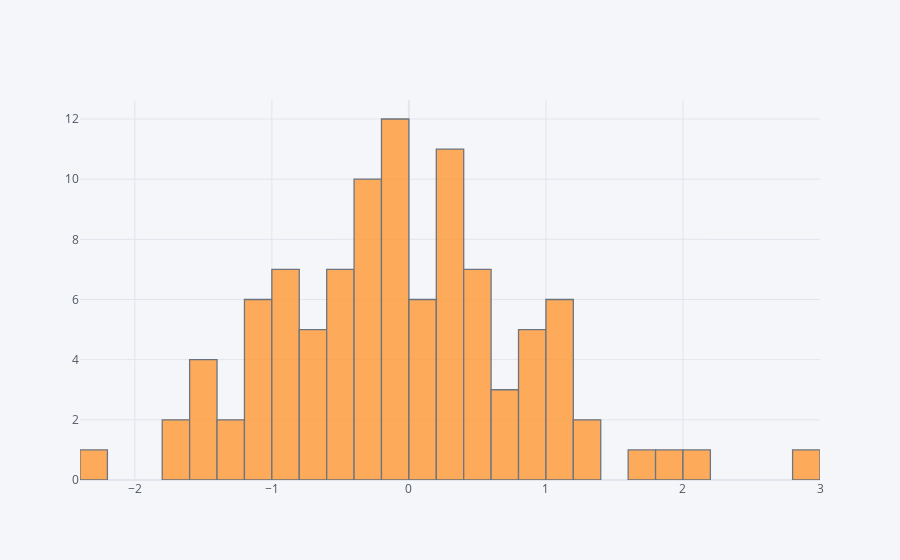

Here is the notebook cell this chart was saved with:
### Code cell
df['A'].iplot(kind='hist',bins=30)

### Figure 1 — Plotly figure (JSON) as saved in the notebook; plotly's stock layout.template omitted (floating-point values rounded to 4 significant figures)
{"data": [{"histfunc": "count", "histnorm": "", "marker": {"color": "rgba(255, 153, 51, 1.0)", "line": {"color": "#4D5663", "width": 1.3}}, "name": "A", "nbinsx": 30, "opacity": 0.8, "orientation": "v", "type": "histogram", "x": [-0.5748, 0.2235, -0.1416, 1.183, -0.804, 0.5604, 1.08, 0.03958, -0.3365, 0.2833, 0.05165, -1.591, -0.4027, -0.8442, -1.502, 1.062, -0.627, -1.088, -0.0492, -0.4948, -1.102, -0.3613, 0.303, -0.0975, 0.5676, -0.207, -0.3818, -0.01163, -0.03312, -0.2184, 1.109, 0.7847, 1.154, -0.1856, -0.1289, 0.1879, 0.3629, -1.1, -1.064, -0.6689, -1.002, -0.7148, 0.5794, -1.48, -0.03839, 0.6998, -1.284, 0.1648, 1.689, -1.593, -0.7387, 0.397, 1.184, 0.2094, -2.31, 1.294, -0.2946, 2.016, -0.3697, -0.06483, 0.4903, 0.08188, 0.3201, -1.658, -1.204, 0.3815, -0.9332, 0.2483, -0.3514, -0.8734, -0.3896, -0.2932, 0.2513, 1.988, 0.1879, 0.732, 0.9961, 0.8024, 0.3733, 0.8083, -0.567, 1.26, 0.9295, -0.07436, -0.4699, 0.5748, -1.016, -0.5065, 0.4256, -0.1576, 0.4925, 0.8094, -0.1979, -0.985, -0.5429, -0.8678, -1.627, -0.8825, 2.965, -0.6968]}], "layout": {"barmode": "overlay", "legend": {"bgcolor": "#F5F6F9", "font": {"color": "#4D5663"}}, "paper_bgcolor": "#F5F6F9", "plot_bgcolor": "#F5F6F9", "title": {"font": {"color": "#4D5663"}}, "xaxis": {"gridcolor": "#E1E5ED", "showgrid": true, "tickfont": {"color": "#4D5663"}, "title": {"font": {"color": "#4D5663"}, "text": ""}, "zerolinecolor": "#E1E5ED"}, "yaxis": {"gridcolor": "#E1E5ED", "showgrid": true, "tickfont": {"color": "#4D5663"}, "title": {"font": {"color": "#4D5663"}, "text": ""}, "zerolinecolor": "#E1E5ED"}}}
